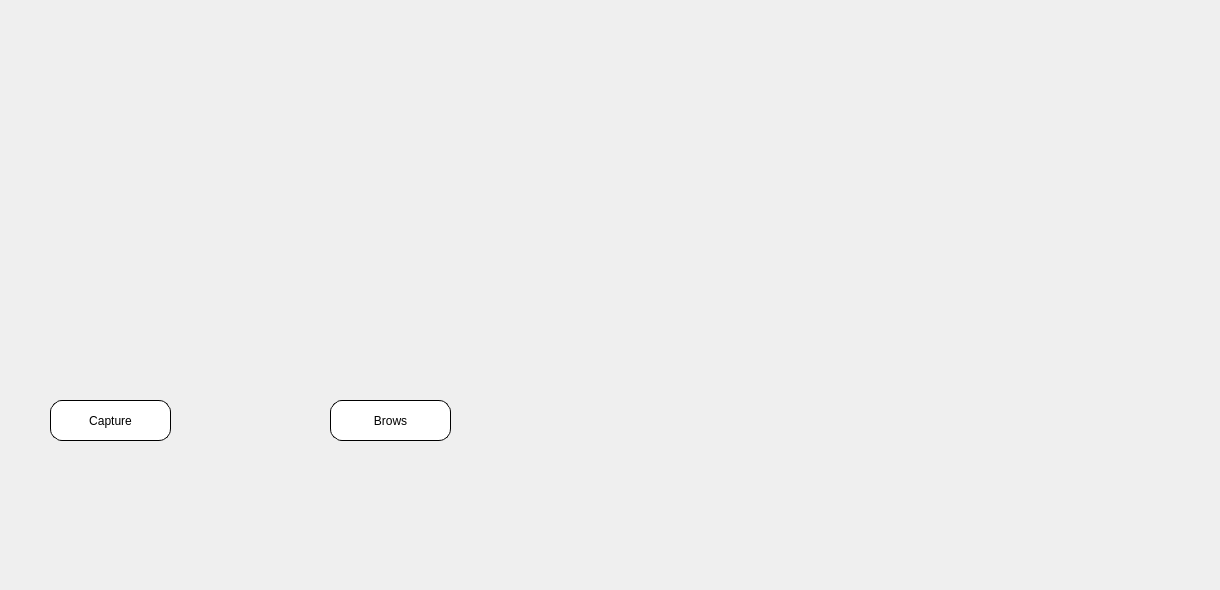
     <widget class="QWidget" name="tab_10">
      <attribute name="title">
       <string>camera</string>
      </attribute>
      <widget class="QPushButton" name="camera">
       <property name="geometry">
        <rect>
         <x>50</x>
         <y>400</y>
         <width>121</width>
         <height>41</height>
        </rect>
       </property>
       <property name="styleSheet">
        <string notr="true">
QPushButton{background-color:white;
border-radius:12px;
border-color:black;
border:1px solid;
}
QPushButton:hover
{
background-color:lightgray;
}</string>
       </property>
       <property name="text">
        <string>Capture</string>
       </property>
      </widget>
      <widget class="QPushButton" name="borws_picture">
       <property name="geometry">
        <rect>
         <x>330</x>
         <y>400</y>
         <width>121</width>
         <height>41</height>
        </rect>
       </property>
       <property name="styleSheet">
        <string notr="true">
QPushButton{background-color:white;
border-radius:12px;
border-color:black;
border:1px solid;
}
QPushButton:hover
{
background-color:lightgray;
}</string>
       </property>
       <property name="text">
        <string>Brows</string>
       </property>
      </widget>
      <widget class="QLabel" name="label_pic">
       <property name="geometry">
        <rect>
         <x>540</x>
         <y>30</y>
         <width>671</width>
         <height>551</height>
        </rect>
       </property>
       <property name="styleSheet">
        <string notr="true">border-radius:20px;</string>
       </property>
       <property name="text">
        <string/>
       </property>
      </widget>
      <widget class="QLabel" name="camera_gif">
       <property name="geometry">
        <rect>
         <x>40</x>
         <y>30</y>
         <width>471</width>
         <height>341</height>
        </rect>
       </property>
       <property name="styleSheet">
        <string notr="true">border-radius:20px;</string>
       </property>
       <property name="text">
        <string/>
       </property>
      </widget>
     </widget>
